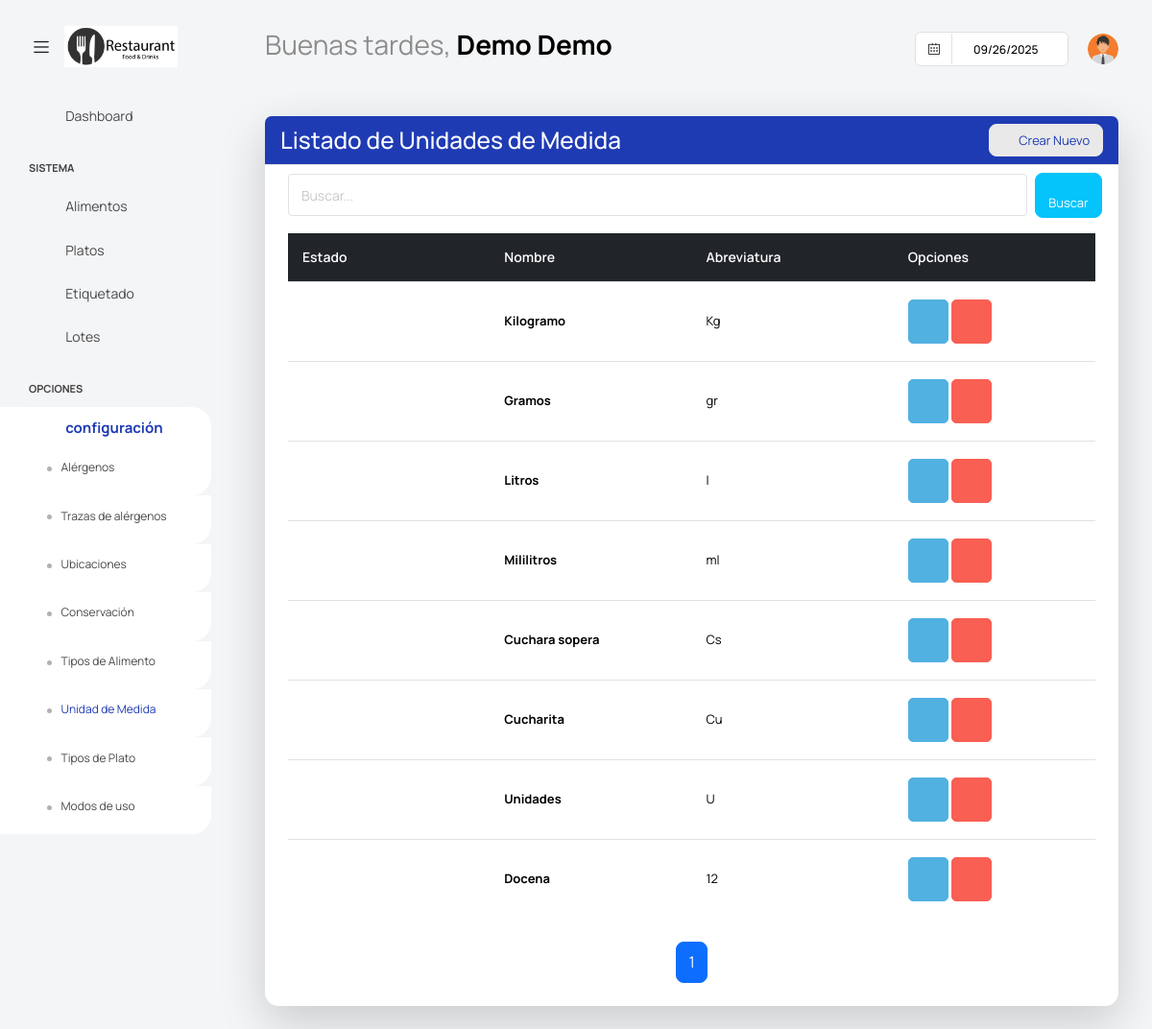
The app's page /dashuser/lista_unidades_de_medida/ (signed in) with its own data.
### app/super/models.py (models this page shows, shortened)
class UserProfile(models.Model):
    centro = models.ForeignKey('Centros' ,on_delete=models.CASCADE, null=True, blank =True)
    user = models.OneToOneField(User, on_delete=models.CASCADE)
    username = models.CharField(max_length=100)
    password = models.CharField(max_length=100)
    nombre = models.CharField(max_length=100)
    apellidos = models.CharField(max_length=100)
    cargo = models.CharField(max_length=100, blank=True, null=True)
    imagen = models.ImageField(default='users/default.png', upload_to='users/', null=True, blank =True)
    estado =models.BooleanField(default=True)

### app/dashuser/models.py (models this page shows, shortened)
class UnidadDeMedida(ModeloBaseCentro):
    nombre = models.CharField(max_length=50, unique=True)  # Ej: "Kilogramo", "Gramo", "Litro"
    abreviatura = models.CharField(max_length=10, unique=True)
    estado = models. BooleanField(default=True)
    class Meta:
        ordering = ['nombre']
        verbose_name = 'Unidad de Medida'
        verbose_name_plural = 'Unidades de Medida'

### app/dashuser/views.py (the view)
# urls.py: path('lista_unidades_de_medida/', UnidadDeMedidaList.as_view(), name='UnidadDeMedidaList'),
class UnidadDeMedidaList(PaginationMixin, LoginRequiredMixin, ListView):
    model = UnidadDeMedida
    template_name = 'dashuser/listar_unidaddemedida.html'
    context_object_name = 'unidaddemedidas'
    paginate_by = 10  # Número de registros por página
    def get_queryset(self):
        try:
            user_profile = UserProfile.objects.filter(user=self.request.user).first()
            if user_profile and user_profile.centro:
                centro = user_profile.centro
                queryset = UnidadDeMedida.objects.filter(centro=centro).order_by('id')
                search_query = self.request.GET.get('buscar')
                if search_query:
                    queryset = queryset.filter(
                        Q(nombre__icontains=search_query) |
                        Q(abreviatura__icontains=search_query)
                    )
                return queryset
            else:
                return UnidadDeMedida.objects.none()
        except ObjectDoesNotExist:
            return UnidadDeMedida.objects.none()
    def get_context_data(self, **kwargs):
        context = super().get_context_data(**kwargs)
        context.update(datos_centro(self.request))
        if not context['unidaddemedidas'].exists():
            context['mensaje'] = "No tiene tipos de alimento asociados."
        return context

### app/core/mixins.py (called while the page is built)
    def get_context_data(self, **kwargs):
        context = super().get_context_data(**kwargs)
        page_obj = context.get('page_obj')
        if page_obj:
            current_page = page_obj.number
            total_pages = page_obj.paginator.num_pages
            window = self.pagination_window_size
            if total_pages <= (window * 2) + 1:
                context['custom_page_range'] = range(1, total_pages + 1)
            elif current_page <= window:
                context['custom_page_range'] = range(1, (window * 2) + 2)
            elif current_page >= total_pages - window:
                context['custom_page_range'] = range(total_pages - (window * 2), total_pages + 1)
            else:
                context['custom_page_range'] = range(current_page - window, current_page + window + 1)
        return context

### templates/dashuser/listar_unidaddemedida.html (shortened to what this page needs)
{% extends "base.html" %}
{% block content %}
<div class="content-wrapper">
    <div class="card shadow-lg">
        <div class="card-header bg-primary text-white d-flex justify-content-between align-items-center">
            <h3 class="m-0">Listado de Unidades de Medida</h3>
            <a class="btn btn-light btn-sm rounded text-primary" onclick="abrir_modal_edicion('{% url 'dashuser:UnidadDeMedidaCreate' %}')">
                <i class="fa fa-plus-circle"></i>&nbsp; Crear Nuevo
            </a>
        </div>
        <div class="card-body">
            <form method="get" class="row g-2 align-items-center">
                <div class="col-md-11">
                    <input type="text" class="form-control form-control-sm" placeholder="Buscar..." name="buscar">
                </div>
                <div class="col-md-1 d-flex justify-content">
                    <button type="submit" class="btn btn-secondary btn-sm rounded" >
                        <i class="fa fa-search"></i>&nbsp; Buscar
                    </button>
                </div>
            </form>
            {% if unidaddemedidas %}
            <div class="table-wrapper">
                <table class="table table-hover tabla-responsive align-middle" style="table-layout: fixed;">
                    <thead class="table-dark">
                        <tr>
                            <th>Estado</th>
                            <th>Nombre</th>
                            <th>Abreviatura</th>
                            <th>Opciones</th>
                        </tr>
                    </thead>
                    <tbody>
                        {% for unidaddemedida in unidaddemedidas %}
                        <tr>
                            <td data-label="Estado">
                                {% if unidaddemedida.estado %}
                                    <i class="fa fa-circle text-success fs-6"></i>
                                {% else %}
                                    <i class="fa fa-circle text-danger fs-6"></i>
                                {% endif %}
                            </td>
                            <td data-label="Nombre" class="fw-bold">{{ unidaddemedida.nombre }}</td>
                            <td data-label="Abreviatura">{{ unidaddemedida.abreviatura }}</td>
                            <td data-label="Opciones">
                                <a class="btn btn-info" style="--bs-btn-padding-y: 14px; --bs-btn-padding-x: 14px;" onclick="abrir_modal_edicion('{% url 'dashuser:UnidadDeMedidaUpdate' unidaddemedida.id %}')" data-toggle="tooltip" title="Editar Unidad de Medida">
                                    <i class="fa fa-pencil"></i>
                                </a>
                                <a class="btn btn-danger" style="--bs-btn-padding-y: 14px; --bs-btn-padding-x: 14px;" onclick="abrir_modal_edicion('{% url 'dashuser:UnidadDeMedidaDelete' unidaddemedida.id %}')" data-toggle="tooltip" title="Eliminar Unidad de Medida">
                                    <i class="fa fa-trash"></i>
                                </a>
                            </td>
                        </tr>
                        {% endfor %}
                    </tbody>
                </table>
            </div>
            {% include "core/pagination.html" %}
            {% else %}
            <div class="alert alert-warning text-center mt-3">
                <i class="fa fa-exclamation-circle"></i> No se encontraron unidades de medida.
            </div>
            {% endif %}
        </div>
</div>
{% endblock content %}

### templates/base.html (shortened to what this page needs)
{% load static %}
<html lang="es">
<head>
  <link href={% static "vendor/feather/feather.css" %} rel="stylesheet">
  <link href={% static "vendor/mdi/css/materialdesignicons.min.css" %} rel="stylesheet">
  <link href={% static "vendor/ti-icons/css/themify-icons.css" %} rel="stylesheet">
  <link href={% static "vendor/font-awesome/css/font-awesome.min.css" %} rel="stylesheet">
  <link href={% static "vendor/typicons/typicons.css" %} rel="stylesheet">
  <link href={% static "vendor/simple-line-icons/css/simple-line-icons.css" %} rel="stylesheet">
  <link href={% static "vendor/css/vendor.bundle.base.css" %} rel="stylesheet">
  <link href={% static "vendor/bootstrap-datepicker/bootstrap-datepicker.min.css" %} rel="stylesheet">
  <link href={% static "js/select.dataTables.min.css" %} rel="stylesheet" type="text/css" >
  <link rel="stylesheet" href={% static "css/style.css" %}>
</head>
  <body class="with-welcome-text">
    <div class="container-scroller">
      <nav class="navbar default-layout col-lg-12 col-12 p-0 fixed-top d-flex align-items-top flex-row">
        <div class="text-center navbar-brand-wrapper d-flex align-items-center justify-content-start">
          <div class="me-3">
            <button class="navbar-toggler navbar-toggler align-self-center" type="button" data-bs-toggle="minimize">
              <span class="icon-menu"></span>
            </button>
          </div>
          <div>
            <a class="navbar-brand brand-logo" href="index.html">
              <img src="{{ imagen_centro_url }}" style="width:150px !important; height:auto;" alt="{{ centro.nombre }}">
            </a>
          </div>
        </div>
        <div class="navbar-menu-wrapper d-flex align-items-top">
          <ul class="navbar-nav">
            <li class="nav-item fw-semibold d-none d-lg-block ms-0">
              <h1 class="welcome-text">{{ saludo }}, <span class="text-black fw-bold">{{ nombre }} {{ apellidos }}</span></h1>
          </ul>
          <ul class="navbar-nav ms-auto">
            <li class="nav-item d-none d-lg-block">
              <div id="datepicker-popup" class="input-group date datepicker navbar-date-picker">
                <span class="input-group-addon input-group-prepend border-right">
                  <span class="icon-calendar input-group-text calendar-icon"></span>
                </span>
                <input type="text" class="form-control">
              </div>
            </li>
            <li class="nav-item dropdown d-none d-lg-block user-dropdown">
              <a class="nav-link" id="UserDropdown" href="#" data-bs-toggle="dropdown" aria-expanded="false">
                <img class="img-xs rounded-circle" src="{{ imagen_user_url }}" alt="Profile image"> </a>
            </li>
          </ul>
        </div>
      </nav>
    <div class="container-fluid page-body-wrapper">
      <nav class="sidebar sidebar-offcanvas" id="sidebar">
        <ul class="nav">
          <li class="nav-item">
            <a class="nav-link" href="{% url 'dashuser:home' %}">
              <i class="mdi mdi-grid-large menu-icon"></i>
              <span class="menu-title">Dashboard</span>
            </a>
          </li>
          <li class="nav-item nav-category">Sistema</li>
            <li class="nav-item">
              <a class="nav-link" href="{% url 'dashuser:AlimentoList' %}">
                <i class="menu-icon mdi mdi-food-variant"></i>
                <span class="menu-title">Alimentos</span>
              </a>
            </li>
            <li class="nav-item">
              <a class="nav-link" href="{% url 'platos:PlatoList' %}">
                <i class="menu-icon mdi mdi-food-turkey"></i>
                <span class="menu-title">Platos</span>
              </a>
            </li>
            <li class="nav-item">
              <a class="nav-link" data-bs-toggle="collapse" href="#etiq" aria-expanded="false" aria-controls="etiq">
                <i class="menu-icon mdi mdi-tag"></i>
                <span class="menu-title">Etiquetado</span>
                <i class="menu-arrow"></i>
              </a>
            </li>
            <li class="nav-item">
              <a class="nav-link" href="{% url 'platos:LotesResumenListView' %}">
                <i class="menu-icon mdi mdi-package-variant"></i>
                <span class="menu-title">Lotes</span>
              </a>
            </li>
          <li class="nav-item nav-category">Opciones</li>
            <li class="nav-item">
              <a class="nav-link" data-bs-toggle="collapse" href="#confi" aria-expanded="false" aria-controls="confi">
                <i class="menu-icon mdi mdi-filter"></i>
                <span class="menu-title">configuración</span>
                <i class="menu-arrow"></i>
              </a>
              <div class="collapse" id="confi">
                <ul class="nav flex-column sub-menu">
                  <li class="nav-item"> <a class="nav-link" href="{% url 'dashuser:AlergenosList' %}">Alérgenos</a></li>
                </ul>
                <ul class="nav flex-column sub-menu">
                  <li class="nav-item"> <a class="nav-link" href="{% url 'dashuser:TrazasList' %}">Trazas de alérgenos</a></li>
                </ul>
                <ul class="nav flex-column sub-menu">
                  <li class="nav-item"> <a class="nav-link" href="{% url 'dashuser:LocalizacionList' %}">Ubicaciones</a></li>
                </ul>
                <ul class="nav flex-column sub-menu">
                  <li class="nav-item"> <a class="nav-link" href="{% url 'dashuser:ConservacionList' %}">Conservación</a></li>
                </ul>
                <ul class="nav flex-column sub-menu">
                  <li class="nav-item"> <a class="nav-link" href="{% url 'dashuser:TipoAlimentoList' %}">Tipos de Alimento</a></li>
                </ul>
                <ul class="nav flex-column sub-menu">
                  <li class="nav-item"> <a class="nav-link" href="{% url 'dashuser:UnidadDeMedidaList' %}">Unidad de Medida</a></li>
                </ul>
                <ul class="nav flex-column sub-menu">
                  <li class="nav-item"> <a class="nav-link" href="{% url 'platos:TipoPlatoList' %}">Tipos de Plato</a></li>
                </ul>
                <ul class="nav flex-column sub-menu">
                  <li class="nav-item"> <a class="nav-link" href="{% url 'platos:TextoModoList' %}">Modos de uso</a></li>
                </ul>
              </div>
            </li>
        </ul>
      </nav>
      <div class="main-panel">
          {% block content %}
          {% endblock content %}
      </div>
  </div>
</body>
</html>

### records on screen
UserProfile: nombre "Demo", apellidos "Demo"
UnidadDeMedida: estado True (drawn), nombre "Kilogramo", abreviatura "Kg"
UnidadDeMedida: estado True (drawn), nombre "Gramos", abreviatura "gr"
UnidadDeMedida: estado True (drawn), nombre "Litros", abreviatura "l"
UnidadDeMedida: estado True (drawn), nombre "Mililitros", abreviatura "ml"
UnidadDeMedida: estado True (drawn), nombre "Cuchara sopera", abreviatura "Cs"
UnidadDeMedida: estado True (drawn), nombre "Cucharita", abreviatura "Cu"
UnidadDeMedida: estado True (drawn), nombre "Unidades", abreviatura "U"
UnidadDeMedida: estado True (drawn), nombre "Docena", abreviatura "12"

### other values on screen
{{ saludo }} "Buenas tardes"
{{ page }} "1"
